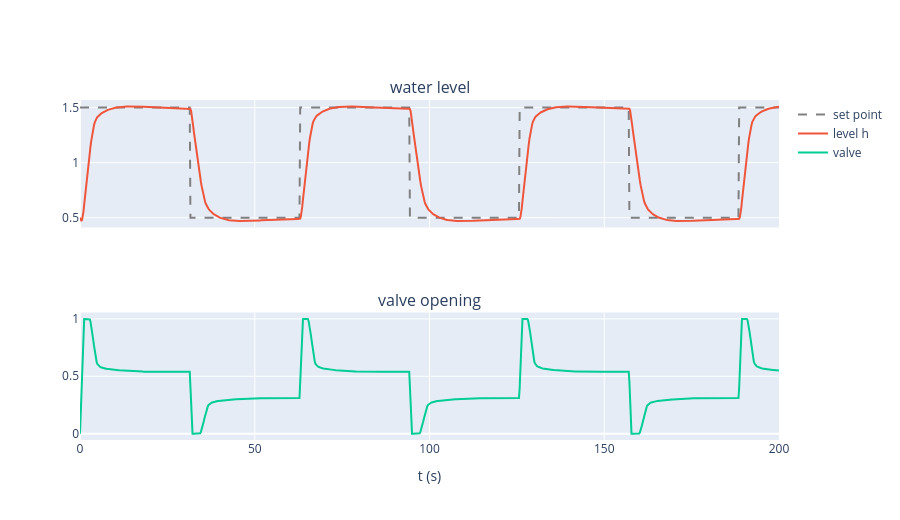

Write notebook code for a chart like this one.
### Markdown cell above
## 2. 水槽液位控制（sltank.mdl、tank.fis）

依 sltank.mdl 的參數：槽高 2 m、底面積 1 m²、出水管 0.05 m²、初始水位 0.5 m。進水量 = 0.5 × 閥開度（0～1），出水量 = 0.05 √(2 g h)。
設定值是 1 ± 0.5 m 的方波（頻率 0.1 rad/s）。tank.fis 的輸入是水位誤差（level，限制在 ±1）與水位變化率（rate，限制在 ±0.1），輸出是**閥的開關速度**（valve），積分後才是閥開度。
用固定步長 0.05 s 模擬 200 s：

### Code cell
tank_fis = readfis("tank.fis")

def tank(t_end=200.0, dt=0.05, fis=tank_fis, setpoint=None):
    h, valve = 0.5, 0.0
    out = []
    for i in range(int(round(t_end / dt)) + 1):
        t = i * dt
        r = setpoint if setpoint is not None else 1.0 + 0.5 * (1 if math.sin(0.1 * t) >= 0 else -1)
        dh = (0.5 * valve - 0.05 * math.sqrt(2 * 9.8 * max(h, 0))) / 1.0
        u = evalfis([max(-1, min(1, r - h)), max(-0.1, min(0.1, dh))], fis)
        out.append((t, h, r, valve))
        valve = min(1.0, max(0.0, valve + u * dt))
        h = min(2.0, max(0.0, h + dh * dt))
    return np.array(out)

o = tank()
fig = make_subplots(rows=2, cols=1, shared_xaxes=True, subplot_titles=("water level", "valve opening"))
fig.add_scatter(x=ds(o[:, 0], 4), y=ds(o[:, 2], 4), mode="lines", line=dict(dash="dash", color="gray"), name="set point", row=1, col=1)
fig.add_scatter(x=ds(o[:, 0], 4), y=ds(o[:, 1], 4), mode="lines", name="level h", row=1, col=1)
fig.add_scatter(x=ds(o[:, 0], 4), y=ds(o[:, 3], 4), mode="lines", name="valve", row=2, col=1)
fig.update_xaxes(title_text="t (s)", row=2, col=1); fig.update_layout(height=520)
fig.show()

### Figure 1 — Plotly figure (JSON) as saved in the notebook; plotly's stock layout.template omitted (floating-point values rounded to 4 significant figures; data arrays with more than 128 entries replaced by an {"elided": "..."} marker saying what was removed)
{"data": [{"line": {"color": "gray", "dash": "dash"}, "mode": "lines", "name": "set point", "type": "scatter", "x": {"elided": "1001 float values"}, "xaxis": "x", "y": {"elided": "1001 float values"}, "yaxis": "y"}, {"mode": "lines", "name": "level h", "type": "scatter", "x": {"elided": "1001 float values"}, "xaxis": "x", "y": {"elided": "1001 float values"}, "yaxis": "y"}, {"mode": "lines", "name": "valve", "type": "scatter", "x": {"elided": "1001 float values"}, "xaxis": "x2", "y": {"elided": "1001 float values"}, "yaxis": "y2"}], "layout": {"annotations": [{"font": {"size": 16}, "showarrow": false, "text": "water level", "x": 0.5, "xanchor": "center", "xref": "paper", "y": 1.0, "yanchor": "bottom", "yref": "paper"}, {"font": {"size": 16}, "showarrow": false, "text": "valve opening", "x": 0.5, "xanchor": "center", "xref": "paper", "y": 0.375, "yanchor": "bottom", "yref": "paper"}], "height": 520, "xaxis": {"anchor": "y", "domain": [0.0, 1.0], "matches": "x2", "showticklabels": false}, "xaxis2": {"anchor": "y2", "domain": [0.0, 1.0], "title": {"text": "t (s)"}}, "yaxis": {"anchor": "x", "domain": [0.625, 1.0]}, "yaxis2": {"anchor": "x2", "domain": [0.0, 0.375]}}}
